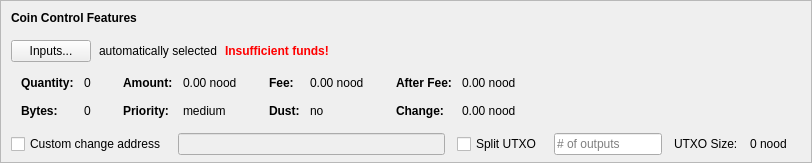
    <widget class="QFrame" name="frameCoinControl">
     <property name="sizePolicy">
      <sizepolicy hsizetype="Expanding" vsizetype="Expanding">
       <horstretch>0</horstretch>
       <verstretch>0</verstretch>
      </sizepolicy>
     </property>
     <property name="maximumSize">
      <size>
       <width>16777215</width>
       <height>16777215</height>
      </size>
     </property>
     <property name="frameShape">
      <enum>QFrame::StyledPanel</enum>
     </property>
     <property name="frameShadow">
      <enum>QFrame::Sunken</enum>
     </property>
     <layout class="QVBoxLayout" name="verticalLayoutCoinControl2">
      <property name="spacing">
       <number>0</number>
      </property>
      <property name="leftMargin">
       <number>0</number>
      </property>
      <property name="topMargin">
       <number>0</number>
      </property>
      <property name="rightMargin">
       <number>0</number>
      </property>
      <property name="bottomMargin">
       <number>6</number>
      </property>
      <item>
       <layout class="QVBoxLayout" name="verticalLayoutCoinControl" stretch="0,0,0,0,1">
        <property name="spacing">
         <number>0</number>
        </property>
        <property name="leftMargin">
         <number>10</number>
        </property>
        <property name="topMargin">
         <number>10</number>
        </property>
        <item>
         <layout class="QHBoxLayout" name="horizontalLayoutCoinControl1">
          <property name="bottomMargin">
           <number>15</number>
          </property>
          <item>
           <widget class="QLabel" name="labelCoinControlFeatures">
            <property name="sizePolicy">
             <sizepolicy hsizetype="Preferred" vsizetype="Maximum">
              <horstretch>0</horstretch>
              <verstretch>0</verstretch>
             </sizepolicy>
            </property>
            <property name="font">
             <font>
              <weight>75</weight>
              <bold>true</bold>
             </font>
            </property>
            <property name="styleSheet">
             <string notr="true">font-weight:bold;</string>
            </property>
            <property name="text">
             <string>Coin Control Features</string>
            </property>
           </widget>
          </item>
         </layout>
        </item>
        <item>
         <layout class="QHBoxLayout" name="horizontalLayoutCoinControl2" stretch="0,0,0,0">
          <property name="spacing">
           <number>8</number>
          </property>
          <property name="bottomMargin">
           <number>10</number>
          </property>
          <item>
           <widget class="QPushButton" name="pushButtonCoinControl">
            <property name="styleSheet">
             <string notr="true"/>
            </property>
            <property name="text">
             <string>Inputs...</string>
            </property>
            <property name="autoDefault">
             <bool>false</bool>
            </property>
           </widget>
          </item>
          <item>
           <widget class="QLabel" name="labelCoinControlAutomaticallySelected">
            <property name="text">
             <string>automatically selected</string>
            </property>
            <property name="margin">
             <number>5</number>
            </property>
           </widget>
          </item>
          <item>
           <widget class="QLabel" name="labelCoinControlInsuffFunds">
            <property name="font">
             <font>
              <weight>75</weight>
              <bold>true</bold>
             </font>
            </property>
            <property name="styleSheet">
             <string notr="true">color:red;font-weight:bold;</string>
            </property>
            <property name="text">
             <string>Insufficient funds!</string>
            </property>
            <property name="margin">
             <number>5</number>
            </property>
           </widget>
          </item>
          <item>
           <spacer name="horizontalSpacerCoinControl">
            <property name="orientation">
             <enum>Qt::Horizontal</enum>
            </property>
            <property name="sizeHint" stdset="0">
             <size>
              <width>40</width>
              <height>1</height>
             </size>
            </property>
           </spacer>
          </item>
         </layout>
        </item>
        <item>
         <widget class="QWidget" name="widgetCoinControl" native="true">
          <property name="sizePolicy">
           <sizepolicy hsizetype="Preferred" vsizetype="Preferred">
            <horstretch>0</horstretch>
            <verstretch>0</verstretch>
           </sizepolicy>
          </property>
          <property name="minimumSize">
           <size>
            <width>0</width>
            <height>0</height>
           </size>
          </property>
          <property name="styleSheet">
           <string notr="true"/>
          </property>
          <layout class="QHBoxLayout" name="horizontalLayoutCoinControl5">
           <property name="leftMargin">
            <number>0</number>
           </property>
           <property name="topMargin">
            <number>0</number>
           </property>
           <property name="rightMargin">
            <number>0</number>
           </property>
           <property name="bottomMargin">
            <number>0</number>
           </property>
           <item>
            <layout class="QHBoxLayout" name="horizontalLayoutCoinControl3" stretch="0,0,0,1">
             <property name="spacing">
              <number>20</number>
             </property>
             <property name="topMargin">
              <number>0</number>
             </property>
             <property name="bottomMargin">
              <number>10</number>
             </property>
             <item>
              <layout class="QFormLayout" name="formLayoutCoinControl1">
               <property name="horizontalSpacing">
                <number>10</number>
               </property>
               <property name="verticalSpacing">
                <number>14</number>
               </property>
               <property name="leftMargin">
                <number>10</number>
               </property>
               <property name="topMargin">
                <number>4</number>
               </property>
               <property name="rightMargin">
                <number>6</number>
               </property>
               <item row="0" column="0">
                <widget class="QLabel" name="labelCoinControlQuantityText">
                 <property name="font">
                  <font>
                   <weight>75</weight>
                   <bold>true</bold>
                  </font>
                 </property>
                 <property name="text">
                  <string>Quantity:</string>
                 </property>
                 <property name="margin">
                  <number>0</number>
                 </property>
                </widget>
               </item>
               <item row="0" column="1">
                <widget class="QLabel" name="labelCoinControlQuantity">
                 <property name="cursor">
                  <cursorShape>IBeamCursor</cursorShape>
                 </property>
                 <property name="contextMenuPolicy">
                  <enum>Qt::ActionsContextMenu</enum>
                 </property>
                 <property name="text">
                  <string notr="true">0</string>
                 </property>
                 <property name="margin">
                  <number>0</number>
                 </property>
                 <property name="textInteractionFlags">
                  <set>Qt::LinksAccessibleByMouse|Qt::TextSelectableByKeyboard|Qt::TextSelectableByMouse</set>
                 </property>
                </widget>
               </item>
               <item row="1" column="0">
                <widget class="QLabel" name="labelCoinControlBytesText">
                 <property name="font">
                  <font>
                   <weight>75</weight>
                   <bold>true</bold>
                  </font>
                 </property>
                 <property name="text">
                  <string>Bytes:</string>
                 </property>
                </widget>
               </item>
               <item row="1" column="1">
                <widget class="QLabel" name="labelCoinControlBytes">
                 <property name="cursor">
                  <cursorShape>IBeamCursor</cursorShape>
                 </property>
                 <property name="contextMenuPolicy">
                  <enum>Qt::ActionsContextMenu</enum>
                 </property>
                 <property name="text">
                  <string notr="true">0</string>
                 </property>
                 <property name="textInteractionFlags">
                  <set>Qt::LinksAccessibleByMouse|Qt::TextSelectableByKeyboard|Qt::TextSelectableByMouse</set>
                 </property>
                </widget>
               </item>
              </layout>
             </item>
             <item>
              <layout class="QFormLayout" name="formLayoutCoinControl2">
               <property name="horizontalSpacing">
                <number>10</number>
               </property>
               <property name="verticalSpacing">
                <number>14</number>
               </property>
               <property name="leftMargin">
                <number>6</number>
               </property>
               <property name="topMargin">
                <number>4</number>
               </property>
               <property name="rightMargin">
                <number>6</number>
               </property>
               <item row="0" column="0">
                <widget class="QLabel" name="labelCoinControlAmountText">
                 <property name="font">
                  <font>
                   <weight>75</weight>
                   <bold>true</bold>
                  </font>
                 </property>
                 <property name="text">
                  <string>Amount:</string>
                 </property>
                 <property name="margin">
                  <number>0</number>
                 </property>
                </widget>
               </item>
               <item row="0" column="1">
                <widget class="QLabel" name="labelCoinControlAmount">
                 <property name="cursor">
                  <cursorShape>IBeamCursor</cursorShape>
                 </property>
                 <property name="contextMenuPolicy">
                  <enum>Qt::ActionsContextMenu</enum>
                 </property>
                 <property name="text">
                  <string notr="true">0.00 nood</string>
                 </property>
                 <property name="textInteractionFlags">
                  <set>Qt::LinksAccessibleByMouse|Qt::TextSelectableByKeyboard|Qt::TextSelectableByMouse</set>
                 </property>
                </widget>
               </item>
               <item row="1" column="0">
                <widget class="QLabel" name="labelCoinControlPriorityText">
                 <property name="font">
                  <font>
                   <weight>75</weight>
                   <bold>true</bold>
                  </font>
                 </property>
                 <property name="text">
                  <string>Priority:</string>
                 </property>
                </widget>
               </item>
               <item row="1" column="1">
                <widget class="QLabel" name="labelCoinControlPriority">
                 <property name="cursor">
                  <cursorShape>IBeamCursor</cursorShape>
                 </property>
                 <property name="contextMenuPolicy">
                  <enum>Qt::ActionsContextMenu</enum>
                 </property>
                 <property name="text">
                  <string>medium</string>
                 </property>
                 <property name="textInteractionFlags">
                  <set>Qt::LinksAccessibleByMouse|Qt::TextSelectableByKeyboard|Qt::TextSelectableByMouse</set>
                 </property>
                </widget>
               </item>
              </layout>
             </item>
             <item>
              <layout class="QFormLayout" name="formLayoutCoinControl3">
               <property name="horizontalSpacing">
                <number>10</number>
               </property>
               <property name="verticalSpacing">
                <number>14</number>
               </property>
               <property name="leftMargin">
                <number>6</number>
               </property>
               <property name="topMargin">
                <number>4</number>
               </property>
               <property name="rightMargin">
                <number>6</number>
               </property>
               <item row="0" column="0">
                <widget class="QLabel" name="labelCoinControlFeeText">
                 <property name="font">
                  <font>
                   <weight>75</weight>
                   <bold>true</bold>
                  </font>
                 </property>
                 <property name="text">
                  <string>Fee:</string>
                 </property>
                 <property name="margin">
                  <number>0</number>
                 </property>
                </widget>
               </item>
               <item row="0" column="1">
                <widget class="QLabel" name="labelCoinControlFee">
                 <property name="cursor">
                  <cursorShape>IBeamCursor</cursorShape>
                 </property>
                 <property name="contextMenuPolicy">
                  <enum>Qt::ActionsContextMenu</enum>
                 </property>
                 <property name="text">
                  <string notr="true">0.00 nood</string>
                 </property>
                 <property name="textInteractionFlags">
                  <set>Qt::LinksAccessibleByMouse|Qt::TextSelectableByKeyboard|Qt::TextSelectableByMouse</set>
                 </property>
                </widget>
               </item>
               <item row="1" column="0">
                <widget class="QLabel" name="labelCoinControlLowOutputText">
                 <property name="font">
                  <font>
                   <weight>75</weight>
                   <bold>true</bold>
                  </font>
                 </property>
                 <property name="text">
                  <string>Dust:</string>
                 </property>
                </widget>
               </item>
               <item row="1" column="1">
                <widget class="QLabel" name="labelCoinControlLowOutput">
                 <property name="cursor">
                  <cursorShape>IBeamCursor</cursorShape>
                 </property>
                 <property name="contextMenuPolicy">
                  <enum>Qt::ActionsContextMenu</enum>
                 </property>
                 <property name="text">
                  <string>no</string>
                 </property>
                 <property name="textInteractionFlags">
                  <set>Qt::LinksAccessibleByMouse|Qt::TextSelectableByKeyboard|Qt::TextSelectableByMouse</set>
                 </property>
                </widget>
               </item>
              </layout>
             </item>
             <item>
              <layout class="QFormLayout" name="formLayoutCoinControl4">
               <property name="horizontalSpacing">
                <number>10</number>
               </property>
               <property name="verticalSpacing">
                <number>14</number>
               </property>
               <property name="leftMargin">
                <number>6</number>
               </property>
               <property name="topMargin">
                <number>4</number>
               </property>
               <property name="rightMargin">
                <number>6</number>
               </property>
               <item row="0" column="0">
                <widget class="QLabel" name="labelCoinControlAfterFeeText">
                 <property name="font">
                  <font>
                   <weight>75</weight>
                   <bold>true</bold>
                  </font>
                 </property>
                 <property name="text">
                  <string>After Fee:</string>
                 </property>
                 <property name="margin">
                  <number>0</number>
                 </property>
                </widget>
               </item>
               <item row="0" column="1">
                <widget class="QLabel" name="labelCoinControlAfterFee">
                 <property name="cursor">
                  <cursorShape>IBeamCursor</cursorShape>
                 </property>
                 <property name="contextMenuPolicy">
                  <enum>Qt::ActionsContextMenu</enum>
                 </property>
                 <property name="text">
                  <string notr="true">0.00 nood</string>
                 </property>
                 <property name="textInteractionFlags">
                  <set>Qt::LinksAccessibleByMouse|Qt::TextSelectableByKeyboard|Qt::TextSelectableByMouse</set>
                 </property>
                </widget>
               </item>
               <item row="1" column="0">
                <widget class="QLabel" name="labelCoinControlChangeText">
                 <property name="font">
                  <font>
                   <weight>75</weight>
                   <bold>true</bold>
                  </font>
                 </property>
                 <property name="text">
                  <string>Change:</string>
                 </property>
                </widget>
               </item>
               <item row="1" column="1">
                <widget class="QLabel" name="labelCoinControlChange">
                 <property name="cursor">
                  <cursorShape>IBeamCursor</cursorShape>
                 </property>
                 <property name="contextMenuPolicy">
                  <enum>Qt::ActionsContextMenu</enum>
                 </property>
                 <property name="text">
                  <string notr="true">0.00 nood</string>
                 </property>
                 <property name="textInteractionFlags">
                  <set>Qt::LinksAccessibleByMouse|Qt::TextSelectableByKeyboard|Qt::TextSelectableByMouse</set>
                 </property>
                </widget>
               </item>
              </layout>
             </item>
            </layout>
           </item>
          </layout>
         </widget>
        </item>
        <item>
         <layout class="QHBoxLayout" name="horizontalLayoutCoinControl4" stretch="0,0,0,0,0,0,0">
          <property name="spacing">
           <number>12</number>
          </property>
          <property name="sizeConstraint">
           <enum>QLayout::SetDefaultConstraint</enum>
          </property>
          <property name="topMargin">
           <number>5</number>
          </property>
          <property name="rightMargin">
           <number>5</number>
          </property>
          <item>
           <widget class="QCheckBox" name="checkBoxCoinControlChange">
            <property name="toolTip">
             <string>If this is activated, but the change address is empty or invalid, change will be sent to a newly generated address.</string>
            </property>
            <property name="text">
             <string>Custom change address</string>
            </property>
           </widget>
          </item>
          <item>
           <widget class="QValidatedLineEdit" name="lineEditCoinControlChange">
            <property name="enabled">
             <bool>false</bool>
            </property>
            <property name="sizePolicy">
             <sizepolicy hsizetype="Expanding" vsizetype="Fixed">
              <horstretch>0</horstretch>
              <verstretch>0</verstretch>
             </sizepolicy>
            </property>
           </widget>
          </item>
          <item>
           <widget class="QCheckBox" name="splitBlockCheckBox">
            <property name="text">
             <string>Split UTXO</string>
            </property>
           </widget>
          </item>
          <item>
           <widget class="QLineEdit" name="splitBlockLineEdit">
            <property name="sizePolicy">
             <sizepolicy hsizetype="Fixed" vsizetype="Fixed">
              <horstretch>50</horstretch>
              <verstretch>0</verstretch>
             </sizepolicy>
            </property>
            <property name="placeholderText">
             <string># of outputs</string>
            </property>
           </widget>
          </item>
          <item>
           <widget class="QLabel" name="labelBlockSizeText">
            <property name="text">
             <string>UTXO Size:</string>
            </property>
           </widget>
          </item>
          <item>
           <widget class="QLabel" name="labelBlockSize">
            <property name="text">
             <string>0 nood</string>
            </property>
           </widget>
          </item>
          <item>
           <widget class="QLabel" name="labelCoinControlChangeLabel">
            <property name="sizePolicy">
             <sizepolicy hsizetype="Preferred" vsizetype="Expanding">
              <horstretch>0</horstretch>
              <verstretch>0</verstretch>
             </sizepolicy>
            </property>
            <property name="minimumSize">
             <size>
              <width>0</width>
              <height>0</height>
             </size>
            </property>
            <property name="text">
             <string/>
            </property>
            <property name="margin">
             <number>3</number>
            </property>
           </widget>
          </item>
         </layout>
        </item>
        <item>
         <spacer name="verticalSpacerCoinControl">
          <property name="orientation">
           <enum>Qt::Vertical</enum>
          </property>
          <property name="sizeHint" stdset="0">
           <size>
            <width>800</width>
            <height>1</height>
           </size>
          </property>
         </spacer>
        </item>
       </layout>
      </item>
     </layout>
    </widget>
